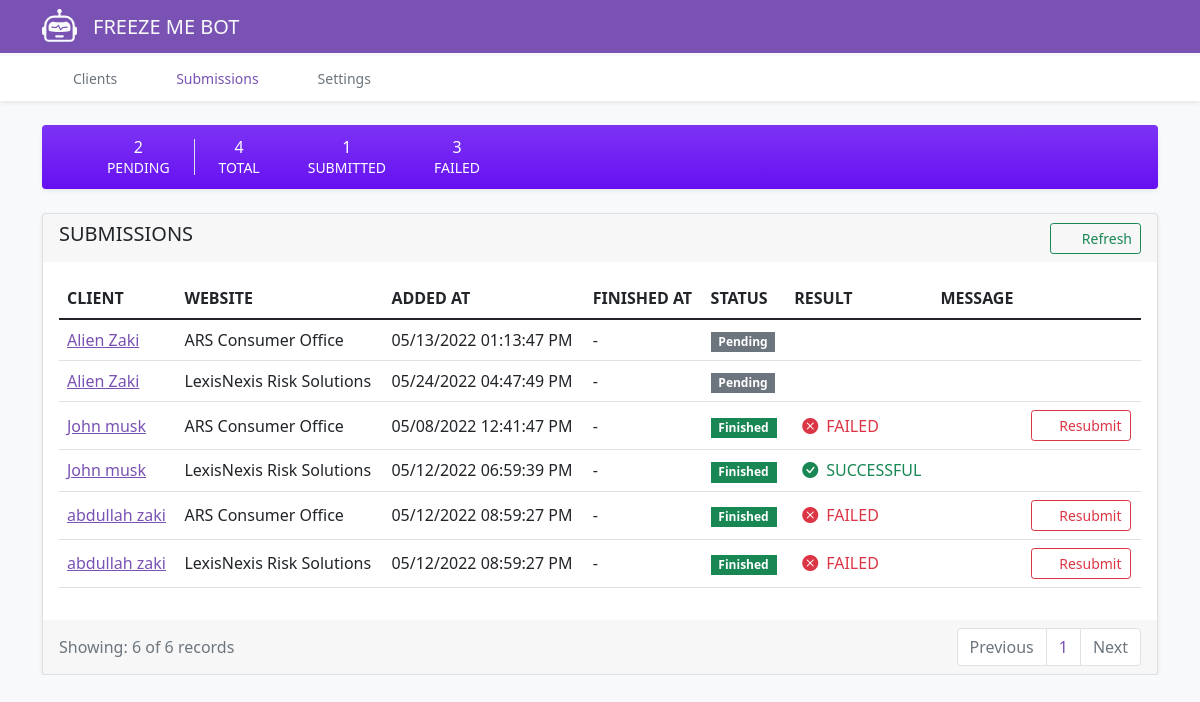
The app's page /submissions/ with its own data.
### core/models.py (models this page shows, shortened)
class Submission(models.Model):
    FINISHED_CHOICES = [
        (True, 'Finished'),
        (False, 'Pending')
    ]
    SUCCEED_CHOICES = [
        (True, 'Successful'),
        (False, 'Failed')
    ]
    client = models.ForeignKey(Client, on_delete=models.CASCADE)
    website = models.ForeignKey(Website, on_delete=models.CASCADE)
    note = models.TextField(null=True, blank=True)
    timestamp = models.DateTimeField(auto_now_add=True)
    finish_time = models.DateTimeField(null=True, blank=True)
    finished = models.BooleanField(choices=FINISHED_CHOICES, default=False)
    succeed = models.BooleanField(choices=SUCCEED_CHOICES, default=False)

class Client(models.Model):
    fname = models.CharField(max_length=255)
    mname = models.CharField(max_length=255, null=True, blank=True)
    suffix = models.CharField(max_length=255, null=True, blank=True)
    lname = models.CharField(max_length=255)
    city = models.CharField(max_length=255)
    state = models.ForeignKey(State, on_delete=models.CASCADE)
    zip = models.CharField(max_length=255)
    address_line1 = models.CharField(max_length=255)
    address_line2 = models.CharField(max_length=255, null=True, blank=True)
    phone = models.CharField(max_length=10, null=True, blank=True)
    email = models.EmailField(unique=True)
    ssn = models.CharField(max_length=9, unique=True)
    dob = models.DateField()
    freeze_date = models.DateField(null=True, blank=True, default=date.today)
    id_card = models.FileField(upload_to=upload_id, null=True, blank=True) #'uploads/ID/'
    passport = models.FileField(upload_to=upload_passport, null=True, blank=True)
    driver_license = models.FileField(upload_to=upload_driver, null=True, blank=True)
    residency = models.FileField(upload_to=upload_residencies, null=True, blank=True)
    ssn_card = models.FileField(upload_to=upload_ssn_card, null=True, blank=True)
    utility_bill = models.FileField(upload_to=upload_utility_bill, null=True, blank=True)
    created_at = models.DateTimeField(auto_now_add=True)
    updated_at = models.DateTimeField(auto_now=True)
    class Meta:
        ordering = ['-created_at']
    @property
    def full_name(self):
        return f'{self.fname} {self.lname}'

class Website(models.Model):
    name = models.CharField(max_length=255)
    url = models.URLField()
    ready = models.BooleanField(default=False)
    created_at = models.DateTimeField(auto_now_add=True, null=True, blank=True)
    updated_at = models.DateTimeField(auto_now=True, null=True, blank=True)

### core/views.py (the view)
# urls.py: path('submissions/', views.SubmissionListView.as_view(), name='submission_list'),
class SubmissionListView(generic.ListView):
    model = Submission
    context_object_name = 'submissions'
    template_name = 'submissions_list.html'
    paginate_by = 20
    def get_queryset(self):
        if 'pk' in self.kwargs:
            client_id = self.kwargs['pk']
            qs = super().get_queryset().filter(client_id=client_id)
            return qs
        else:
            return super().get_queryset()
    def get_context_data(self, **kwargs):
        context = super().get_context_data(**kwargs)
        context['total_count'] = self.get_queryset().count()
        context['processing'] = self.get_queryset().filter(finished=False).count()
        context['finished'] = self.get_queryset().filter(finished=True).count()
        context['succeed'] = self.get_queryset().filter(succeed=True).count()
        context['failed'] = self.get_queryset().filter(finished=True, succeed=False).count()
        return context

### templates/submissions_list.html (shortened to what this page needs)
{% extends "base.html" %}
{% block content %}
    <div class="d-flex align-items-center px-3 my-4 text-white bg-indigo bg-gradient rounded shadow-sm">
            <i class="fa fa-list-check my-3 fa-2x"></i>
            <div class="lh-1 px-4 border-end text-center">
                <h1 class="h6 mb-1 text-white lh-1">{{ processing }}</h1>
                <p class="mb-0"><small>PENDING</small></p>
            </div>
            <div class="lh-1 px-4">
                <h1 class="h6 mb-1 text-white lh-1 text-center">{{ finished }}</h1>
                <p class="mb-0"><small>TOTAL</small></p>
            </div>
            <div class="lh-1 px-4">
                <h1 class="h6 mb-1 text-white lh-1 text-center">{{ succeed }}</h1>
                <p class="mb-0"><small>SUBMITTED</small></p>
            </div>
            <div class="lh-1 px-4">
                <h1 class="h6 mb-1 text-white lh-1 text-center">{{ failed }}</h1>
                <p class="mb-0"><small>FAILED</small></p>
            </div>
        </div>
    <div class="card shadow-sm">
        <div class="card-header d-flex justify-content-between align-items-center border-0">
            <h5>SUBMISSIONS</h5>
            <a class="btn btn-outline-success btn-sm" href="{{ request.get_full_path }}">
                <i class="fa-solid fa-rotate me-2"></i>
                Refresh</a>
        </div>
        <div class="card-body">
            <table class="table table-hover">
                <thead>
                <tr>
                    <th scope="col">CLIENT</th>
                    <th scope="col">WEBSITE</th>
                    <th scope="col">ADDED AT</th>
                    <th scope="col">FINISHED AT</th>
                    <th scope="col">STATUS</th>
                    <th scope="col">RESULT</th>
                    <th scope="col">MESSAGE</th>
                </tr>
                </thead>
                <tbody>
                {% for item in submissions %}
                    <tr>
                        <td scope="row" class="align-middle"><a href="{% url 'client_submissions' item.client.pk %}">{{ item.client.full_name }}</a></td>
                        <td class="align-middle">{{ item.website.name }}</td>
                        <td class="align-middle">{{ item.timestamp|date:"m/d/Y h:i:s A" }}</td>
                        <td class="align-middle">{{ item.finish_time|date:"m/d/Y h:i:s A"|default:'-' }}</td>
                        <td class="align-middle">
                            <h5 class="badge {% if item.finished %}bg-success{% else %}bg-secondary {% endif %} mb-0 rounded-0">{{ item.get_finished_display }}</h5>
                        </td>
                        <td class="align-middle">
                            {% if item.finished and item.succeed %}
                                <span class="text-success">
                                    <i class="bi bi-check-circle-fill mx-2"></i>{{ item.get_succeed_display|upper }}
                                </span>
                            {% elif item.finished and not item.succeed %}
                                <span class="text-danger">
                                    <i class="bi bi-x-circle-fill mx-2"></i>{{ item.get_succeed_display|upper }}
                                </span>
                            {% else %}
                                <div class="spinner-grow text-muted spinner-grow-sm mx-2" role="status"></div>
                            {% endif %}
                        </td>
                        <td class="align-middle ">
                        </td>
                        <td class="align-middle">
                            {% if item.finished and not item.succeed %}
                               <a href='{% url 'resubmit' item.pk %}' class="btn btn-outline-danger btn-sm">
                                   <i class="fa-solid fa-rotate-right me-2"></i>Resubmit
                               </a>
                            {% endif %}
                        </td>
                    </tr>
                {% endfor %}
                </tbody>
            </table>
        </div>
        <div class="card-footer text-muted border-0">
            <div class="d-flex justify-content-between align-items-center">
                <span>Showing: {{ submissions|length }} of {{ total_count }} records</span>
                {% if submissions %}
                    <nav aria-label="Page navigation example">
                        <ul class="pagination justify-content-end mb-0">
                            {% if page_obj.has_previous %}
                                <li class="page-item">
                                    <a class="page-link" href="?page={{ page_obj.previous_page_number }}{% if request.GET.q %}&q={{ request.GET.q }}{% endif %}">Previous</a>
                                </li>
                            {% else %}
                                <li class="page-item disabled">
                                    <a class="page-link">Previous</a>
                                </li>
                            {% endif %}
                            <li class="page-item">
                                <a class="page-link" href="?page={{ page_obj.number }}{% if request.GET.q %}&q={{ request.GET.q }}{% endif %}">{{ page_obj.number }}</a>
                            </li>
                            {% if page_obj.has_next %}
                                <li class="page-item">
                                    <a class="page-link" href="?page={{ page_obj.next_page_number }}{% if request.GET.q %}&q={{ request.GET.q }}{% endif %}">Next</a>
                                </li>
                            {% else %}
                                <li class="page-item disabled">
                                    <a class="page-link">Next</a>
                                </li>
                            {% endif %}
                        </ul>
                    </nav>
                {% endif %}
            </div>
        </div>
    </div>
{% endblock content %}

### static/css/offcanvas.css (style rules this page uses)
html, body { overflow-x: hidden; }
body { padding-top: 56px; }

### records on screen
Submission: client.full_name "Alien Zaki", website.name "ARS Consumer Office", timestamp "05/13/2022 01:13:47 PM", finish_time "-", finished "Pending"
Submission: client.full_name "Alien Zaki", website.name "LexisNexis Risk Solutions", timestamp "05/24/2022 04:47:49 PM", finish_time "-", finished "Pending"
Submission: client.full_name "John musk", website.name "ARS Consumer Office", timestamp "05/08/2022 12:41:47 PM", finish_time "-", finished "Finished", succeed "FAILED", shows "Resubmit"
Submission: client.full_name "John musk", website.name "LexisNexis Risk Solutions", timestamp "05/12/2022 06:59:39 PM", finish_time "-", finished "Finished", succeed "SUCCESSFUL"
Submission: client.full_name "abdullah zaki", website.name "ARS Consumer Office", timestamp "05/12/2022 08:59:27 PM", finish_time "-", finished "Finished", succeed "FAILED", shows "Resubmit"
Submission: client.full_name "abdullah zaki", website.name "LexisNexis Risk Solutions", timestamp "05/12/2022 08:59:27 PM", finish_time "-", finished "Finished", succeed "FAILED", shows "Resubmit"

### other values on screen
{{ processing }} "2"
{{ finished }} "4"
{{ succeed }} "1"
{{ failed }} "3"
{{ submissions|length }} "6"
{{ total_count }} "6"
{{ page_obj.number }} "1"
